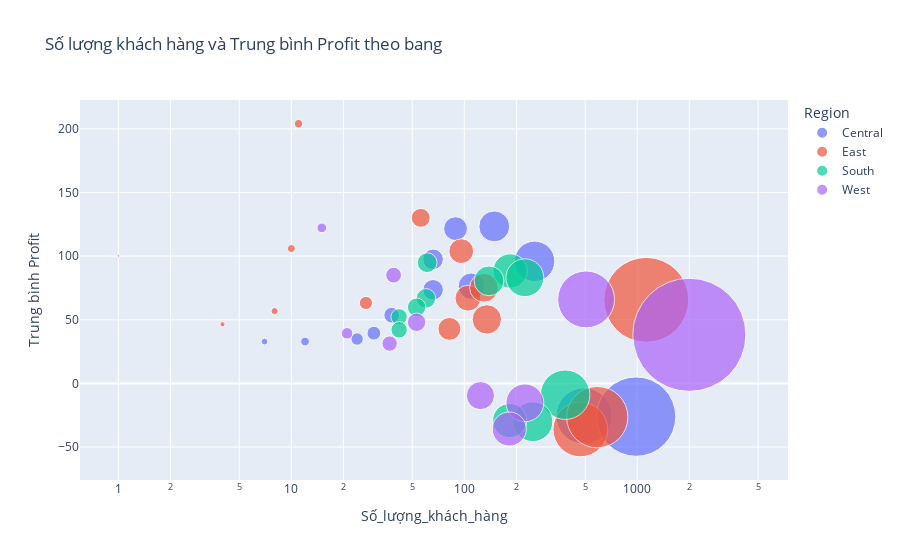

This figure's notebook cell:
### Code cell
customer_fig_1[1]

### Figure 1 — Plotly figure (JSON) as saved in the notebook; plotly's stock layout.template omitted (floating-point values rounded to 4 significant figures)
{"data": [{"hovertemplate": "<b>%{hovertext}</b><br><br>Region=Central<br>Số_lượng_khách_hàng=%{x}<br>Trung bình Profit=%{y}<br>number_order=%{marker.size}<extra></extra>", "hovertext": ["Illinois", "Indiana", "Iowa", "Kansas", "Michigan", "Minnesota", "Missouri", "Nebraska", "North Dakota", "Oklahoma", "South Dakota", "Texas", "Wisconsin"], "legendgroup": "Central", "marker": {"color": "#636efa", "size": [492, 149, 30, 24, 255, 89, 66, 38, 7, 66, 12, 985, 110], "sizemode": "area", "sizeref": 0.3127, "symbol": "circle"}, "mode": "markers", "name": "Central", "orientation": "v", "showlegend": true, "type": "scatter", "x": [492, 149, 30, 24, 255, 89, 66, 38, 7, 66, 12, 985, 110], "xaxis": "x", "y": [-25.63, 123.4, 39.46, 34.85, 95.93, 121.6, 97.52, 53.61, 32.88, 73.54, 32.9, -26.12, 76.38], "yaxis": "y"}, {"hovertemplate": "<b>%{hovertext}</b><br><br>Region=East<br>Số_lượng_khách_hàng=%{x}<br>Trung bình Profit=%{y}<br>number_order=%{marker.size}<extra></extra>", "hovertext": ["Connecticut", "Delaware", "District of Columbia", "Maine", "Maryland", "Massachusetts", "New Hampshire", "New Jersey", "New York", "Ohio", "Pennsylvania", "Rhode Island", "Vermont", "West Virginia"], "legendgroup": "East", "marker": {"color": "#EF553B", "size": [82, 96, 10, 8, 105, 135, 27, 130, 1128, 469, 587, 56, 11, 4], "sizemode": "area", "sizeref": 0.3127, "symbol": "circle"}, "mode": "markers", "name": "East", "orientation": "v", "showlegend": true, "type": "scatter", "x": [82, 96, 10, 8, 105, 135, 27, 130, 1128, 469, 587, 56, 11, 4], "xaxis": "x", "y": [42.82, 103.9, 106.0, 56.81, 66.96, 50.26, 63.2, 75.18, 65.64, -36.19, -26.51, 130.1, 204.1, 46.48], "yaxis": "y"}, {"hovertemplate": "<b>%{hovertext}</b><br><br>Region=South<br>Số_lượng_khách_hàng=%{x}<br>Trung bình Profit=%{y}<br>number_order=%{marker.size}<extra></extra>", "hovertext": ["Alabama", "Arkansas", "Florida", "Georgia", "Kentucky", "Louisiana", "Mississippi", "North Carolina", "South Carolina", "Tennessee", "Virginia"], "legendgroup": "South", "marker": {"color": "#00cc96", "size": [61, 60, 383, 184, 139, 42, 53, 249, 42, 183, 224], "sizemode": "area", "sizeref": 0.3127, "symbol": "circle"}, "mode": "markers", "name": "South", "orientation": "v", "showlegend": true, "type": "scatter", "x": [61, 60, 383, 184, 139, 42, 53, 249, 42, 183, 224], "xaxis": "x", "y": [94.87, 66.81, -8.875, 88.32, 80.57, 52.29, 59.87, -30.08, 42.12, -29.19, 83.03], "yaxis": "y"}, {"hovertemplate": "<b>%{hovertext}</b><br><br>Region=West<br>Số_lượng_khách_hàng=%{x}<br>Trung bình Profit=%{y}<br>number_order=%{marker.size}<extra></extra>", "hovertext": ["Arizona", "California", "Colorado", "Idaho", "Montana", "Nevada", "New Mexico", "Oregon", "Utah", "Washington", "Wyoming"], "legendgroup": "West", "marker": {"color": "#ab63fa", "size": [224, 2001, 182, 21, 15, 39, 37, 124, 53, 506, 1], "sizemode": "area", "sizeref": 0.3127, "symbol": "circle"}, "mode": "markers", "name": "West", "orientation": "v", "showlegend": true, "type": "scatter", "x": [224, 2001, 182, 21, 15, 39, 37, 124, 53, 506, 1], "xaxis": "x", "y": [-15.3, 38.17, -35.87, 39.37, 122.2, 85.05, 31.27, -9.601, 48.05, 66.01, 100.2], "yaxis": "y"}], "layout": {"legend": {"itemsizing": "constant", "title": {"text": "Region"}, "tracegroupgap": 0}, "title": {"text": "Số lượng khách hàng và Trung bình Profit theo bang"}, "xaxis": {"anchor": "y", "domain": [0, 1], "title": {"text": "Số_lượng_khách_hàng"}, "type": "log"}, "yaxis": {"anchor": "x", "domain": [0, 1], "title": {"text": "Trung bình Profit"}}}}
